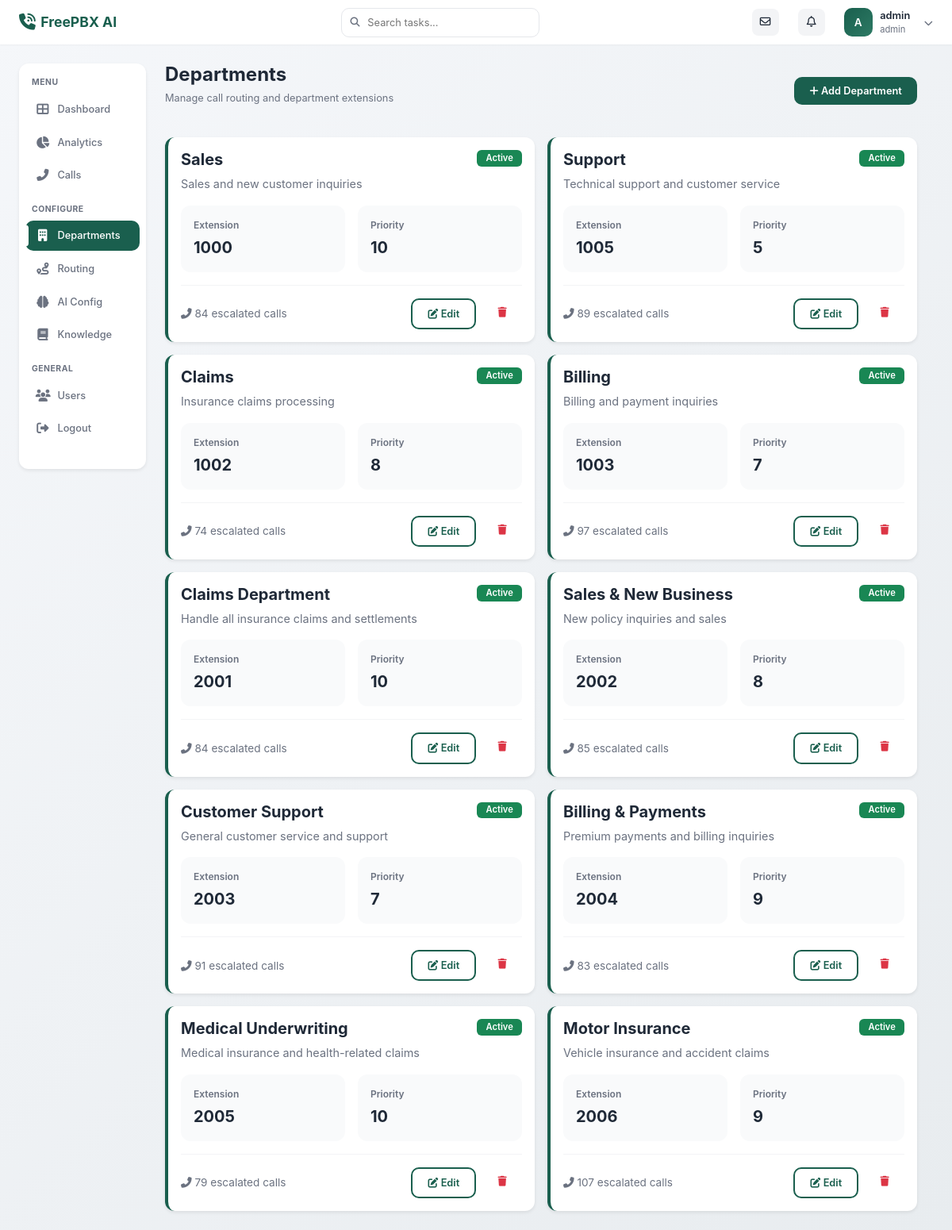
/admin/departments (signed in), run on the app's committed database.
### models/user.py (models this page shows, shortened)
class User(UserMixin, db.Model):
    __tablename__ = 'users'
    id = db.Column(db.Integer, primary_key=True)
    username = db.Column(db.String(80), unique=True, nullable=False, index=True)
    email = db.Column(db.String(120), unique=True, nullable=True)
    password_hash = db.Column(db.String(255), nullable=False)
    role = db.Column(db.String(20), nullable=False, default='viewer')
    is_active = db.Column(db.Boolean, default=True, nullable=False)
    created_at = db.Column(db.DateTime, default=datetime.utcnow, nullable=False)
    last_login = db.Column(db.DateTime)
    def has_permission(self, required_role):
        role_hierarchy = {'viewer': 1, 'manager': 2, 'admin': 3}
        return role_hierarchy.get(self.role, 0) >= role_hierarchy.get(required_role, 0)

### models/department.py (models this page shows, shortened)
class Department(db.Model):
    __tablename__ = 'departments'
    id = db.Column(db.Integer, primary_key=True)
    name = db.Column(db.String(100), nullable=False, unique=True)
    description = db.Column(db.Text)
    extension = db.Column(db.String(20), nullable=False)
    priority = db.Column(db.Integer, default=0)
    is_active = db.Column(db.Boolean, default=True, nullable=False)
    business_hours = db.Column(db.Text)
    created_at = db.Column(db.DateTime, default=datetime.utcnow, nullable=False)
    updated_at = db.Column(db.DateTime, default=datetime.utcnow, onupdate=datetime.utcnow)
    routing_rules = db.relationship('RoutingRule', backref='department', lazy='dynamic',
                                    cascade='all, delete-orphan')

### blueprints/admin/routes.py (the view)
@admin_bp.route('/departments')
@login_required
def departments():
    if not current_user.has_permission('manager'):
        flash('Access denied. Manager privileges required.', 'error')
        return redirect(url_for('admin.dashboard'))
    depts = Department.query.all()
    return render_template('admin/departments.html', departments=depts)

### templates/admin/departments.html (shortened to what this page needs)
{% extends "base.html" %}
{% block content %}
<div class="page-header d-flex justify-content-between align-items-center">
    <div>
        <h1 class="page-title">Departments</h1>
        <p class="page-subtitle">Manage call routing and department extensions</p>
    </div>
    <a href="{{ url_for('admin.create_department') }}" class="btn btn-primary">
        <i class="fas fa-plus"></i> Add Department
    </a>
</div>
{% if departments %}
<div class="row g-3">
    {% for dept in departments %}
    <div class="col-md-6">
        <div class="card" style="border-left: 4px solid {% if dept.is_active %}var(--primary-color){% else %}#9ca3af{% endif %};">
            <div class="card-body">
                <div class="d-flex justify-content-between align-items-start mb-3">
                    <div>
                        <h5 style="font-weight: 700; margin-bottom: 0.5rem; color: var(--text-primary);">
                            {{ dept.name }}
                        </h5>
                        {% if dept.description %}
                        <p style="color: var(--text-secondary); font-size: 0.9rem; margin: 0;">
                            {{ dept.description }}
                        </p>
                        {% endif %}
                    </div>
                    {% if dept.is_active %}
                        <span class="badge bg-success">Active</span>
                    {% else %}
                        <span class="badge bg-secondary">Inactive</span>
                    {% endif %}
                </div>
                <div class="row g-3 mb-3">
                    <div class="col-6">
                        <div style="background: #f9fafb; padding: 1rem; border-radius: 12px;">
                            <div style="font-size: 0.75rem; color: var(--text-secondary); margin-bottom: 0.25rem; font-weight: 600;">Extension</div>
                            <div style="font-size: 1.25rem; font-weight: 700; color: var(--text-primary);">
                                {{ dept.extension }}
                            </div>
                        </div>
                    </div>
                    <div class="col-6">
                        <div style="background: #f9fafb; padding: 1rem; border-radius: 12px;">
                            <div style="font-size: 0.75rem; color: var(--text-secondary); margin-bottom: 0.25rem; font-weight: 600;">Priority</div>
                            <div style="font-size: 1.25rem; font-weight: 700; color: var(--text-primary);">
                                {{ dept.priority }}
                            </div>
                        </div>
                    </div>
                </div>
                <div class="d-flex justify-content-between align-items-center" style="padding-top: 1rem; border-top: 1px solid #f3f4f6;">
                    <div style="font-size: 0.85rem; color: var(--text-secondary);">
                        <i class="fas fa-phone-alt"></i> {{ dept.escalated_calls|length }} escalated calls
                    </div>
                    <div class="d-flex gap-2">
                        <a href="{{ url_for('admin.edit_department', dept_id=dept.id) }}"
                           class="btn btn-sm btn-outline-primary">
                            <i class="fas fa-edit"></i> Edit
                        </a>
                        <form method="POST" action="{{ url_for('admin.delete_department', dept_id=dept.id) }}"
                              class="d-inline" onsubmit="return confirm('Are you sure you want to delete this department?');">
                            <button type="submit" class="btn btn-sm btn-outline-danger">
                                <i class="fas fa-trash"></i>
                            </button>
                        </form>
                    </div>
                </div>
            </div>
        </div>
    </div>
    {% endfor %}
</div>
{% endif %}
{% endblock %}

### templates/base.html (shortened to what this page needs)
<!DOCTYPE html>
<html lang="en">
<head>
    <link href="https://cdn.jsdelivr.net/npm/bootstrap@5.3.0/dist/css/bootstrap.min.css" rel="stylesheet">
    <link href="https://cdnjs.cloudflare.com/ajax/libs/font-awesome/6.4.0/css/all.min.css" rel="stylesheet">
</head>
<body>
    <nav class="navbar">
        <div class="container-fluid px-0">
            <a class="navbar-brand" href="{{ url_for('admin.dashboard') }}">
                <i class="fas fa-phone-volume"></i>
                <span>FreePBX AI</span>
            </a>
            {% if current_user.is_authenticated %}
            <div class="search-box">
                <i class="fas fa-search"></i>
                <input type="text" placeholder="Search tasks..." id="searchInput">
            </div>
            <div class="navbar-actions">
                <button class="icon-btn">
                    <i class="far fa-envelope"></i>
                </button>
                <button class="icon-btn">
                    <i class="far fa-bell"></i>
                </button>
                <div class="dropdown">
                    <div class="user-profile" data-bs-toggle="dropdown" aria-expanded="false" style="cursor: pointer;">
                        <div class="user-avatar">
                            {{ current_user.username[0].upper() }}
                        </div>
                        <div class="user-info">
                            <div class="user-name">{{ current_user.username }}</div>
                            <div class="user-email">{{ current_user.role }}</div>
                        </div>
                        <i class="fas fa-chevron-down" style="font-size: 0.7rem; margin-left: 0.5rem; color: var(--text-secondary);"></i>
                    </div>
                </div>
            </div>
            {% endif %}
        </div>
    </nav>
    <div class="main-container">
        {% if current_user.is_authenticated %}
        <aside class="sidebar">
            <div class="sidebar-section">
                <div class="sidebar-label">Menu</div>
                <ul class="sidebar-nav">
                    <li class="sidebar-nav-item">
                        <a href="{{ url_for('admin.dashboard') }}"
                           class="sidebar-nav-link {% if request.endpoint == 'admin.dashboard' %}active{% endif %}">
                            <i class="fas fa-th-large"></i>
                            <span>Dashboard</span>
                        </a>
                    </li>
                    <li class="sidebar-nav-item">
                        <a href="{{ url_for('admin.analytics') }}"
                           class="sidebar-nav-link {% if request.endpoint == 'admin.analytics' %}active{% endif %}">
                            <i class="fas fa-chart-pie"></i>
                            <span>Analytics</span>
                        </a>
                    </li>
                    <li class="sidebar-nav-item">
                        <a href="{{ url_for('admin.call_logs') }}"
                           class="sidebar-nav-link {% if request.endpoint in ['admin.call_logs', 'admin.call_detail'] %}active{% endif %}">
                            <i class="fas fa-phone-alt"></i>
                            <span>Calls</span>
                        </a>
                    </li>
                </ul>
            </div>
            {% if current_user.has_permission('manager') %}
            <div class="sidebar-section">
                <div class="sidebar-label">Configure</div>
                <ul class="sidebar-nav">
                    <li class="sidebar-nav-item">
                        <a href="{{ url_for('admin.departments') }}"
                           class="sidebar-nav-link {% if 'department' in request.endpoint %}active{% endif %}">
                            <i class="fas fa-building"></i>
                            <span>Departments</span>
                        </a>
                    </li>
                    <li class="sidebar-nav-item">
                        <a href="{{ url_for('admin.routing_rules') }}"
                           class="sidebar-nav-link {% if 'routing' in request.endpoint %}active{% endif %}">
                            <i class="fas fa-route"></i>
                            <span>Routing</span>
                        </a>
                    </li>
                    <li class="sidebar-nav-item">
                        <a href="{{ url_for('admin.ai_config') }}"
                           class="sidebar-nav-link {% if 'ai_config' in request.endpoint %}active{% endif %}">
                            <i class="fas fa-brain"></i>
                            <span>AI Config</span>
                        </a>
                    </li>
                    <li class="sidebar-nav-item">
                        <a href="{{ url_for('admin.knowledge_base') }}"
                           class="sidebar-nav-link {% if 'knowledge' in request.endpoint %}active{% endif %}">
                            <i class="fas fa-book"></i>
                            <span>Knowledge</span>
                        </a>
                    </li>
                </ul>
            </div>
            {% endif %}
            <div class="sidebar-section">
                <div class="sidebar-label">General</div>
                <ul class="sidebar-nav">
                    {% if current_user.has_permission('admin') %}
                    <li class="sidebar-nav-item">
                        <a href="{{ url_for('auth.list_users') }}"
                           class="sidebar-nav-link {% if 'users' in request.endpoint %}active{% endif %}">
                            <i class="fas fa-users"></i>
                            <span>Users</span>
                        </a>
                    </li>
                    {% endif %}
                    <li class="sidebar-nav-item">
                        <a href="{{ url_for('auth.logout') }}" class="sidebar-nav-link">
                            <i class="fas fa-sign-out-alt"></i>
                            <span>Logout</span>
                        </a>
                    </li>
                </ul>
            </div>
        </aside>
        {% endif %}
        <main class="main-content">
            {% block content %}{% endblock %}
        </main>
    </div>
</body>
</html>

### templates/base.html (style rules this page uses)
:root { --primary-color: #1a5f4e; --primary-light: #2d7a64; --primary-dark: #0f4537; --secondary-color: #f8f9fa; --accent-color: #34d399; --text-primary: #1f2937; --text-secondary: #6b7280; --sidebar-width: 180px; --border-radius: 12px; --card-shadow: 0 2px 4px rgba(0, 0, 0, 0.08); }
* { margin: 0; padding: 0; box-sizing: border-box; }
body { font-family: 'Inter', -apple-system, BlinkMacSystemFont, 'Segoe UI', Roboto, sans-serif; background: linear-gradient(135deg, #f5f7fa 0%, #e8ecef 100%); color: var(--text-primary); overflow-x: hidden; font-size: 13px; }
.navbar { background: white; box-shadow: 0 1px 2px rgba(0, 0, 0, 0.04); padding: 0.6rem 1.5rem; position: sticky; top: 0; z-index: 1000; }
.navbar-brand { font-weight: 700; font-size: 1.1rem; color: var(--primary-color) !important; display: flex; align-items: center; gap: 0.4rem; }
.navbar-brand i { font-size: 1.3rem; }
.search-box { position: relative; width: 320px; }
.search-box input { width: 100%; padding: 0.5rem 0.8rem 0.5rem 2rem; border: 1px solid #e5e7eb; border-radius: 10px; font-size: 0.8rem; transition: border-color 0.15s; }
.search-box i { position: absolute; left: 0.7rem; top: 50%; transform: translateY(-50%); color: var(--text-secondary); font-size: 0.75rem; }
.navbar-actions { display: flex; align-items: center; gap: 1.5rem; }
.navbar-actions .icon-btn { width: 34px; height: 34px; border-radius: 8px; border: none; background: #f3f4f6; color: var(--text-primary); display: flex; align-items: center; justify-content: center; cursor: pointer; transition: all 0.15s; font-size: 0.85rem; }
.user-profile { display: flex; align-items: center; gap: 0.6rem; cursor: pointer; }
.user-avatar { width: 36px; height: 36px; border-radius: 10px; background: linear-gradient(135deg, var(--primary-color), var(--primary-light)); display: flex; align-items: center; justify-content: center; color: white; font-weight: 600; font-size: 0.85rem; }
.user-info { display: flex; flex-direction: column; }
.user-name { font-weight: 600; font-size: 0.8rem; color: var(--text-primary); }
.user-email { font-size: 0.7rem; color: var(--text-secondary); }
.main-container { display: flex; min-height: calc(100vh - 72px); padding: 1.5rem; gap: 1.5rem; }
.sidebar { width: var(--sidebar-width); background: white; border-radius: var(--border-radius); padding: 1rem 0; box-shadow: var(--card-shadow); height: fit-content; position: sticky; top: 80px; }
.sidebar-section { margin-bottom: 1rem; }
.sidebar-label { font-size: 0.65rem; font-weight: 700; text-transform: uppercase; color: var(--text-secondary); padding: 0 1rem; margin-bottom: 0.4rem; letter-spacing: 0.5px; }
.sidebar-nav { list-style: none; padding: 0; }
.sidebar-nav-item { margin: 0.2rem 0.5rem; }
.sidebar-nav-link { display: flex; align-items: center; gap: 0.6rem; padding: 0.6rem 0.8rem; color: var(--text-secondary); text-decoration: none; border-radius: 10px; transition: all 0.15s; font-size: 0.8rem; font-weight: 500; position: relative; }
.sidebar-nav-link i { font-size: 0.95rem; width: 18px; text-align: center; }
.sidebar-nav-link.active { background: var(--primary-color); color: white; }
.sidebar-nav-link.active::before { content: ''; position: absolute; left: 0; top: 50%; transform: translateY(-50%); width: 4px; height: 70%; background: white; border-radius: 0 4px 4px 0; }
.main-content { flex: 1; max-width: calc(100% - var(--sidebar-width) - 1.5rem); }
.page-header { margin-bottom: 1.5rem; }
.page-title { font-size: 1.5rem; font-weight: 700; color: var(--text-primary); margin-bottom: 0.3rem; }
.page-subtitle { color: var(--text-secondary); font-size: 0.8rem; }
.card { background: white; border: none; border-radius: var(--border-radius); box-shadow: var(--card-shadow); overflow: hidden; transition: box-shadow 0.15s; }
.btn { padding: 0.5rem 1.2rem; border-radius: 10px; font-weight: 600; font-size: 0.8rem; transition: all 0.15s; border: none; }
.btn-primary { background: var(--primary-color); color: white; }
.btn-outline-primary { border: 2px solid var(--primary-color); color: var(--primary-color); background: transparent; }
.badge { padding: 0.3rem 0.7rem; border-radius: 6px; font-weight: 600; font-size: 0.7rem; }
@media (max-width: 1200px) { .sidebar { width: 160px; } }
@media (max-width: 1200px) { .search-box { width: 250px; } }

### data on the page
User: username "A", username "admin", role "admin"
Department: name "Sales", description "Sales and new customer inquiries", is_active "Active", extension "1000", priority "10", escalated_calls|length "84"
Department: name "Support", description "Technical support and customer service", is_active "Active", extension "1005", priority "5", escalated_calls|length "89"
Department: name "Claims", description "Insurance claims processing", is_active "Active", extension "1002", priority "8", escalated_calls|length "74"
Department: name "Billing", description "Billing and payment inquiries", is_active "Active", extension "1003", priority "7", escalated_calls|length "97"
Department: name "Claims Department", description "Handle all insurance claims and settlements", is_active "Active", extension "2001", priority "10", escalated_calls|length "84"
Department: name "Sales & New Business", description "New policy inquiries and sales", is_active "Active", extension "2002", priority "8", escalated_calls|length "85"
Department: name "Customer Support", description "General customer service and support", is_active "Active", extension "2003", priority "7", escalated_calls|length "91"
Department: name "Billing & Payments", description "Premium payments and billing inquiries", is_active "Active", extension "2004", priority "9", escalated_calls|length "83"
Department: name "Medical Underwriting", description "Medical insurance and health-related claims", is_active "Active", extension "2005", priority "10", escalated_calls|length "79"
Department: name "Motor Insurance", description "Vehicle insurance and accident claims", is_active "Active", extension "2006", priority "9", escalated_calls|length "107"
